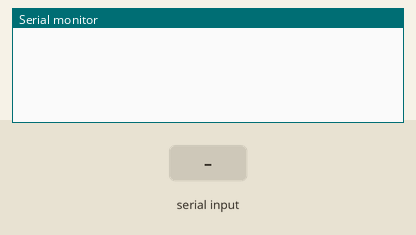
Recording of a sketch running on a simulated Teensy 4. On the bench: the last lines printed to the serial monitor. Inputs (shaded band) come from the test bench.

Above: at 1.2 s.
1.3 s: ",\n" received over the second serial link
At 2.4 s:
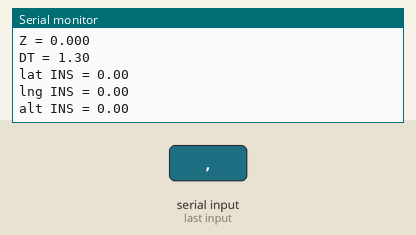
2.8 s: "90,45,200\n" received over the second serial link
At 3.9 s:
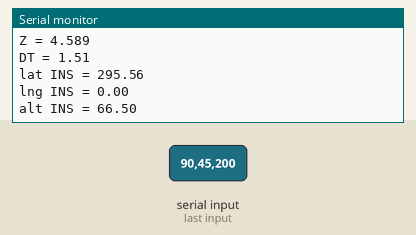

Measured:
- after the input at 1.3 s, the serial monitor: prints a new line at once (image 1)
- after the input at 2.8 s, the serial monitor: prints a new line at once (image 2)

The sketch:

Teensy4_GPS_IMU_Yost_and_INS_Calculation.ino
```cpp
#include <TinyGPS++.h>

#define ser1 Serial
#define GPS Serial2
#define IMU Serial3

double dt;
unsigned long previousMillis;

//IMU
String incomingCSV[20];
String incomingString;
int currentCSVIndex = 0;
int maxCSVIndex;
char incomingByte;
int incomingInt;
unsigned long previousMillisIMU = 0;
float imuX, imuY, imuZ;
float G = 9.80665;

//INS Calculation
float gx, gy, gz;
float x, y, z;
float k = 0.98;

//GPS
float lat, lon, alt;

void setup() {
  GPS.begin(115200);
  IMU.begin(115200);
}

void loop() {
  getImu(100);
}

void insCalc() {
  unsigned long currentMillis = millis();
  dt = (currentMillis - previousMillis) / 1000.0;

  gx = imuX * 9.8;
  gy = imuY * 9.8;
  gz = imuZ * 9.8;

  x = k * (x + gx * dt) + (1 - k) * lat;
  y = k * (y + gy * dt) + (1 - k) * lon;
  z = k * (z + gz * dt) + (1 - k) * alt;

  ser1.print("DT = ");
  ser1.println(dt);
  ser1.print("lat INS = ");
  ser1.println(x);
  ser1.print("lng INS = ");
  ser1.println(y);
  ser1.print("alt INS = ");
  ser1.println(z);
  ser1.println();
  previousMillis = currentMillis;
}

void getImu(int interval) {
  if (IMU.available()) {
    serialIN(IMU.read(), 0);
  }
  unsigned long currentMillis = millis();
  if (currentMillis - previousMillisIMU >= interval) {
    previousMillisIMU = currentMillis;
//    IMU.println(":34");
    IMU.println(":41");
  }
}

void dataPreparation() {
  imuX   = incomingCSV[2].toFloat() / G;
  imuY   = incomingCSV[0].toFloat() / G;
  imuZ   = incomingCSV[1].toFloat() / G;
  //  imuX   = radToDeg(incomingCSV[2].toFloat());
  //  imuY   = radToDeg(incomingCSV[0].toFloat());
  //  imuZ   = radToDeg(incomingCSV[1].toFloat());

  Serial.print("X = ");
  Serial.println(imuX, 3);
  Serial.print("Y = ");
  Serial.println(imuY, 3);
  Serial.print("Z = ");
  Serial.println(imuZ, 3);
  insCalc();
}

float radToDeg(float data) {
  return data * (180 / PI);
}

void serialIN(char incomingSerial, bool debugMode) {

  incomingByte = incomingSerial;
  incomingString += incomingByte;
  if (incomingByte == ',') {
    int str_len = incomingString.length() - 1;
    incomingCSV[currentCSVIndex] = incomingString.substring(0, str_len);
    if (debugMode == 1) {
      ser1.print("Incoming ");
      ser1.print(currentCSVIndex);
      ser1.print(" = ");
      ser1.println(incomingCSV[currentCSVIndex].toFloat() * 90.0);
    }
    currentCSVIndex++;
    incomingString = "";
  }
  if (incomingByte == '\n') {
    int str_len = incomingString.length() - 1;
    incomingCSV[currentCSVIndex] = incomingString.substring(0, str_len);
    maxCSVIndex = currentCSVIndex;
    if (debugMode == 1) {
      ser1.print("Incoming ");
      ser1.print(currentCSVIndex);
      ser1.print(" = ");
      ser1.println(incomingCSV[currentCSVIndex].toFloat() * 90.0);
      ser1.print("max Index  = ");
      ser1.println(maxCSVIndex);
      ser1.println();
    }
    dataPreparation();
    incomingString = "";
    currentCSVIndex = 0;
  }
}
```
